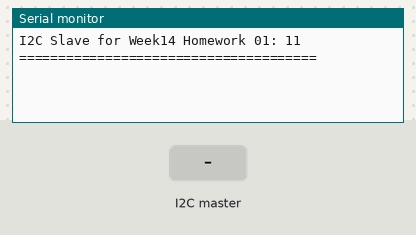
This sketch was run on a simulated Arduino Uno, built with avr-gcc and run on an emulated ATmega328P. On the bench: the last lines printed to the serial monitor. The inputs (shaded band) are chosen by the test bench.

Above: at 2.2 s.
2.3 s: the I2C master sends the byte 1
At 3.7 s:
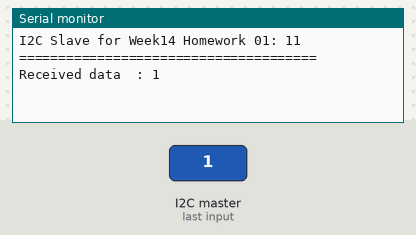
4.1 s: the I2C master sends the byte 2
At 5.1 s:
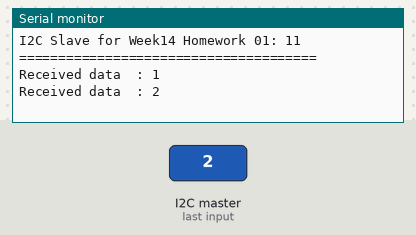

Measured:
- after the input at 2.3 s, the serial monitor: prints a new line after 0.31 s (image 1)
- after the input at 4.1 s, the serial monitor: prints a new line after 0.31 s (image 2)

The sketch:

12c_hw01_week14.ino
```cpp
#include <Wire.h>

#define I2C_ADDR 11

unsigned len;
byte msg[20];
byte cmd = 0;
byte result = 0;

// -----------------------------------------------------
void setup() {
  Wire.begin(I2C_ADDR);
  Serial.begin(9600);
  Serial.print("I2C Slave for Week14 Homework 01: ");
  Serial.println(I2C_ADDR);
  Serial.println("======================================");
  delay(1000);
  // register onReceive event services
  Wire.onReceive(irsReceive);
  Wire.onRequest(irsRequest);
}

void disp_msg() {
    Serial.print("Received data  : ");
    for(int i=0; i<len; i++) {
      Serial.print(msg[i]);
      Serial.print(" ");
    }
    Serial.println();
    cmd = 0;
}

void fun_sum() {
  result = 0;
  for(int i=1; i<len; i++)
    result+=msg[i];
  cmd = 255;
}

void fun_min() {
  // add your code here
  cmd = 255;
}

void fun_max() {
  // add your code here
  cmd = 255;
}

// -----------------------------------------------------
void loop() {
  switch(cmd) {
    case 0   : break;
    case 1   : fun_sum();  break;
    case 2   : fun_min();  break;
    case 3   : fun_max();  break;
    case 255 :
    default  : disp_msg();
  }
  delay(200);
}

// -----------------------------------------------------
void irsReceive(int nb) {
  len = 0;
  while (Wire.available())
    msg[len++] = Wire.read();
  cmd = msg[0];
}

// -----------------------------------------------------
void irsRequest() {
  Wire.write(result);
}
```
